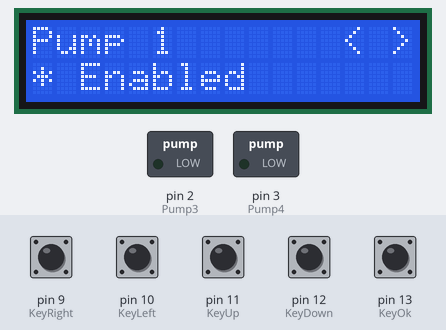
The sketch below on a simulated Arduino Uno, built with avr-gcc and run on an emulated ATmega328P. Shown: 16×2 character LCD, switched loads named in the sketch (green lamp = pin HIGH). Inputs (shaded band) come from the test bench; at power-on: pin 9 (KeyRight), pin 10 (KeyLeft), pin 11 (KeyUp), pin 12 (KeyDown), pin 13 (KeyOk) HIGH. What the sketch prints to the serial monitor is not drawn.

Above: at 1.3 s.
1.4 s: pin 12 (KeyDown) pulled LOW for 1 s
At 2.6 s:
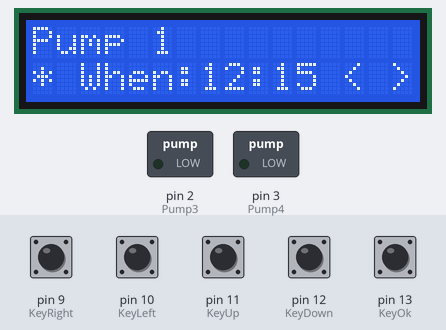
3.9 s: pin 12 (KeyDown) pulled LOW for 0.4 s
At 4.3 s:
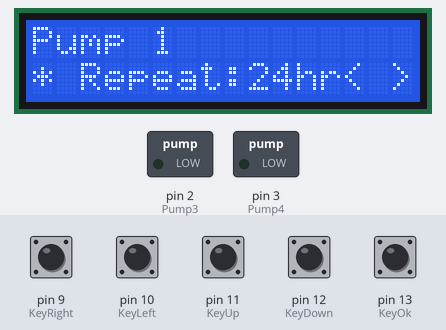
5.8 s: pin 12 (KeyDown) pulled LOW for 0.4 s
At 5.93 s:
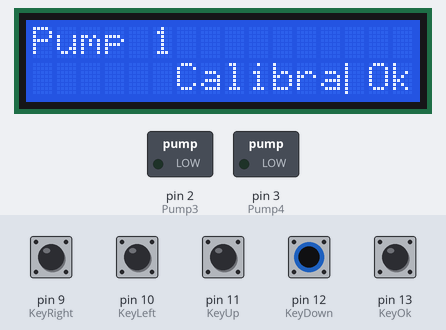
12.2 s: pin 11 (KeyUp) pulled LOW for 0.4 s
At 14.0 s:
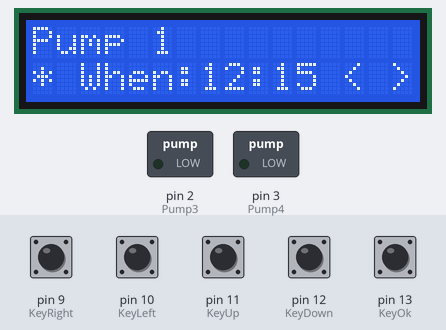
Timing chart, 0 to 15.1 s (numbered marks = the images above; inputs shaded):
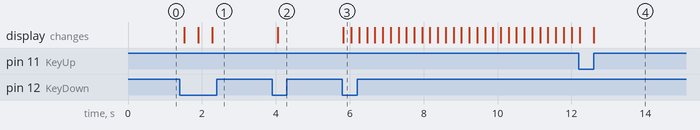

Measured:
- after the input at 1.4 s, the display: first changes after 0.12 s (image 1 shows a later state)
- after the input at 3.9 s, the display: changes after 0.15 s (image 2)
- after the input at 5.8 s, the display: changes at once (image 3)
- after the input at 12.2 s, the display: first changes at once (image 4 shows a later state)

The sketch:

4x_dosing_pump_controller_v0.1.ino
```cpp
#include <Wire.h>
#include <LiquidCrystal_I2C.h>

// Set the LCD address to 0x27 for a 16 chars and 2 line display
LiquidCrystal_I2C lcd(0x27, 16, 2);
// long line to scroll
char * LargeText = "      Calibrate the pump by manually dispensing 100ml of liquid      ";
int iLineNumber = 1;// Line number to show your string (Either 0 or 1)
int iCursor = 0;
int charsOnScreen = 13;// how many characters the message will take on screen

#define KeyOk 13 //connect wire 1 to pin 13
#define KeyDown 12 //connect wire 2 to pin 12
#define KeyUp 11 //connect wire 3 to pin 11
#define KeyLeft 10 //connect wire 4 to pin 10
#define KeyRight 9 //connect wire 4 to pin 5
#define Pump1 0 //connect wire 1 to pin 0
#define Pump2 1 //connect wire 1 to pin 1
#define Pump3 2 //connect wire 1 to pin 2
#define Pump4 3 //connect wire 1 to pin 3

int MenuPage =10;
int MenuPageOld =10;
int SelectedPump = 1;

int Pump1Vol = 10;
int Pump2Vol = 20;
int Pump3Vol = 30;
int Pump4Vol = 40;

String Pump1Name = "Pump 1";
String Pump2Name = "Pump 2";
String Pump3Name = "Pump 3";
String Pump4Name = "Pump 4";

bool Pump1State = true;
bool Pump2State = true;
bool Pump3State = false;
bool Pump4State = false;

bool Pump1Calibrating = false;
bool Pump2Calibrating = false;
bool Pump3Calibrating = false;
bool Pump4Calibrating = false;

// custom characters
byte PlayChar[] = {
  B10000,
  B11000,
  B11100,
  B11110,
  B11110,
  B11100,
  B11000,
  B10000
};
byte WallChar[] = {
  B10000,
  B10000,
  B10000,
  B10000,
  B10000,
  B10000,
  B10000,
  B10000
};
void setup() {
  Serial.begin(9600);
  // set pins as inputs
  pinMode(KeyOk, INPUT_PULLUP);
  pinMode(KeyDown, INPUT_PULLUP);
  pinMode(KeyUp, INPUT_PULLUP);
  pinMode(KeyLeft, INPUT_PULLUP);
  pinMode(KeyRight, INPUT_PULLUP);
  // set pins as outputs
  pinMode(Pump1, OUTPUT);
  pinMode(Pump2, OUTPUT);
  pinMode(Pump3, OUTPUT);
  pinMode(Pump4, OUTPUT);
  // initialize the LCD
  lcd.begin();
  lcd.createChar(0, PlayChar);
  lcd.createChar(1, WallChar);
  // Turn on the blacklight and print a message.
  MenuDisplay(MenuPage);
}

void loop() {
  int KeyOkS = digitalRead(KeyOk);// read if KeyOk is pressed
  int KeyDownS = digitalRead(KeyDown);// read if KeyDown is pressed
  int KeyUpS = digitalRead(KeyUp);// read if KeyUp is pressed
  int KeyLeftS = digitalRead(KeyLeft);// read if KeyLeft is pressed
  int KeyRightS = digitalRead(KeyRight);// read if KeyRight is pressed

  //Change menu
    if(!KeyOkS)
  {
     switch (MenuPage)
     {
        case 10:
          MenuPage = 10;
          break;
        case 11:
          MenuPage = 10;
          break;
        case 12:
          MenuPage = 10;
          break;
        case 13:
          MenuPage = 10;
          break;
        case 14:
          MenuPage = 10;
          break;
        case 15:
          MenuPage = 10;
          break;
     }
  }
  if(!KeyDownS)
  {
     switch (MenuPage)
     {
        case 10:
          MenuPage = 11;
          break;
        case 11:
          MenuPage = 12;
          break;
        case 12:
          MenuPage = 13;
          break;
        case 13:
          MenuPage = 14;
          break;
        case 14:
          MenuPage = 15;
          break;
        case 15:
          //TODO
          break;
     }
  }
  if(!KeyUpS)
  {
     switch (MenuPage)
     {
        //case 10:
          //TODO
          break;
        case 11:
          MenuPage = 10;
          break;
        case 12:
          MenuPage = 11;
          break;
        case 13:
          MenuPage = 12;
          break;
        case 14:
          MenuPage = 13;
          break;
        case 15:
          MenuPage = 14;
          break;
     }
  }
  if(!KeyLeftS)
  {
     switch (MenuPage)
     {
        case 10:
          ChangeSelectedPump('L');
          break;
        case 11:
          ChangePumpState();
          break;
        case 12:
          ChangeSelectedPumpVol('L');
          break;
        case 13:
          //TODO
          break;
        case 14:
          //TODO
          break;
        case 15:
          //TODO
          break;
     }
  }
  if(!KeyRightS)
  {
     switch (MenuPage)
     {
        case 10:
          ChangeSelectedPump('R');
          break;
        case 11:
          ChangePumpState();
          break;
        case 12:
          ChangeSelectedPumpVol('R');
          break;
        case 13:
          //TODO
          break;
        case 14:
          //TODO
          break;
        case 15:
          //TODO
          break;
     }
  }

  if(MenuPage != MenuPageOld)
  {
      MenuDisplay(MenuPage);
      MenuPageOld = MenuPage;
  }
       if(!KeyOkS){
      Serial.println("key Ok is pressed");
     }
     if(!KeyDownS){
      Serial.println("key Down is pressed");
            Serial.print("MenuPage:");
            Serial.print(MenuPage);
            Serial.println();
            Serial.print("SelectedPump:");
            Serial.print(SelectedPump);
            Serial.print(SelectedPumpState());
            Serial.println();
     }
     if(!KeyUpS){
      Serial.println("key Up is pressed");
            Serial.print("MenuPage:");
            Serial.print(MenuPage);
            Serial.println();
            Serial.print("SelectedPump:");
            Serial.print(SelectedPump);
            Serial.print(SelectedPumpState());
            Serial.println();
     }
     if(!KeyLeftS){
      Serial.println("key Left is pressed");
            Serial.print("MenuPage:");
            Serial.print(MenuPage);
            Serial.println();
            Serial.print("SelectedPump:");
            Serial.print(SelectedPump);
            Serial.print(SelectedPumpState());
            Serial.println();
     }
     if(!KeyRightS){
      Serial.println("key Right is pressed");
            Serial.print("MenuPage:");
            Serial.print(MenuPage);
            Serial.println();
            Serial.print("SelectedPump:");
            Serial.print(SelectedPump);
            Serial.print(SelectedPumpState());
            Serial.println();
     }
     if (MenuPage == 12 && !KeyRightS || MenuPage == 12 && !KeyLeftS )
     {
        delay(100);
     }
     else if(MenuPage == 15 && !Pump1Calibrating && !Pump2Calibrating && !Pump3Calibrating && !Pump4Calibrating)
     {
        UpdateLCDDisplay(); // Scoll text by 1 character
        delay(200);
     }
     else
     {
        delay(350);
     }

}//--------------- End of loop() loop ---------------------

// Enable Disable Pumps
void ChangePumpState()
{
  if(SelectedPump == 1)
  {
    if(!Pump1State) Pump1State = true;
    else if(Pump1State) Pump1State = false;
  }
  else if(SelectedPump == 2)
  {
    if(!Pump2State) Pump2State = true;
    else if(Pump2State) Pump2State = false;
  }
  else if(SelectedPump == 3)
  {
    if(!Pump3State) Pump3State = true;
    else if(Pump3State) Pump3State = false;
  }
  else if(SelectedPump == 4)
  {
    if(!Pump4State) Pump4State = true;
    else if(Pump4State) Pump4State = false;
  }
  MenuDisplay(MenuPage);
}

//change selected pump
void ChangeSelectedPump(char Direction)
{
  if (Direction == 'L' && SelectedPump > 1)
  {
    SelectedPump = SelectedPump -1;
  }
  else if (Direction == 'R' && SelectedPump < 4)
  {
    SelectedPump = SelectedPump +1;
  }
  MenuDisplay(MenuPage);
}

//change selected pump dispensed volume
void ChangeSelectedPumpVol(char Direction)
{
  int volume = SelectedPumpVol();
  if (Direction == 'L' && volume > 1)
  {
    volume = volume -1;
  }
  else if (Direction == 'R' && volume < 500)
  {
    volume = volume +1;
  }

  switch (SelectedPump)
  {
    case 1:
      Pump1Vol = volume;
      break;
    case 2:
      Pump2Vol = volume;
      break;
    case 3:
      Pump3Vol = volume;
      break;
    case 4:
      Pump4Vol = volume;
      break;
  }
  MenuDisplay(MenuPage);
}
//Print Selected Pump Name
String SelectedPumpName()
{
  String str = "";
  if (SelectedPump == 1)str = Pump1Name;
  else if (SelectedPump == 2)str = Pump2Name;
  else if (SelectedPump == 3)str = Pump3Name;
  else if (SelectedPump == 4)str = Pump4Name;
  return str;
}
String SelectedPumpState()
{
  String str = "";
  if (SelectedPump == 1)
  {
    if (Pump1State)str = "Enabled";
    else str = "Disabled";
  }
  else if (SelectedPump == 2)
  {
    if (Pump2State)str = "Enabled";
    else str = "Disabled";
  }
  else if (SelectedPump == 3)
  {
    if (Pump3State)str = "Enabled";
    else str = "Disabled";
  }
  else if (SelectedPump == 4)
  {
    if (Pump4State)str = "Enabled";
    else str = "Disabled";
  }
  return str;
}
int SelectedPumpVol()
{
  int vol = 0;
  if (SelectedPump == 1)vol = Pump1Vol;
  else if (SelectedPump == 2)vol = Pump2Vol;
  else if (SelectedPump == 3)vol = Pump3Vol;
  else if (SelectedPump == 4)vol = Pump4Vol;
  return vol;
}
// refresh display
// scrolling line
void UpdateLCDDisplay()
{
  int iLenOfLargeText = strlen(LargeText);// Calculate lenght of string.
  if (iCursor == (iLenOfLargeText - 1) )// Reset variable for rollover effect.
  {
    iCursor = 0;
  }
  //lcd.clear();
  lcd.setCursor(0,iLineNumber);

  if(iCursor < iLenOfLargeText - charsOnScreen)// This loop exicuted for normal 16 characters.
  {
    for (int iChar = iCursor; iChar < iCursor + charsOnScreen ; iChar++)
    {
      lcd.print(LargeText[iChar]);
    }
  }
  else
  {
    for (int iChar = iCursor; iChar < (iLenOfLargeText - 1) ; iChar++)//  This code takes care of printing charecters of current string.
    {
      lcd.print(LargeText[iChar]);
    }
    for (int iChar = 0; iChar <= charsOnScreen - (iLenOfLargeText - iCursor); iChar++)//  Reamining charecter will be printed by this loop.
    {
      lcd.print(LargeText[iChar]);
    }
  }
  iCursor++;
}
void MenuDisplay(int page)
{
    switch (page)
    {
      case 10:
        lcd.clear();
        lcd.setCursor(0,0);
        lcd.print(SelectedPumpName());
        lcd.setCursor(13,0);
        lcd.print("< >");
        lcd.setCursor(0,1);
        lcd.print("* " + SelectedPumpState());
        break;
      case 11:
        lcd.clear();
        lcd.setCursor(0,0);
        lcd.print(SelectedPumpName());
        lcd.setCursor(0,1);
        lcd.print("* " + SelectedPumpState());
        lcd.setCursor(13,1);
        lcd.print("< >");
        break;
      case 12:
        lcd.clear();
        lcd.setCursor(0,0);
        lcd.print(SelectedPumpName());
        lcd.setCursor(0,1);
        lcd.print("* Vol:" + String(SelectedPumpVol()) + "ml");
        lcd.setCursor(13,1);
        lcd.print("< >");
        break;
      case 13:
        lcd.clear();
        lcd.setCursor(0,0);
        lcd.print(SelectedPumpName());
        lcd.setCursor(0,1);
        lcd.print("* When:" "12:15");
        lcd.setCursor(13,1);
        lcd.print("< >");
        break;
      case 14:
        lcd.clear();
        lcd.setCursor(0,0);
        lcd.print(SelectedPumpName());
        lcd.setCursor(0,1);
        lcd.print("* Repeat:" "24hrs.");
        lcd.setCursor(13,1);
        lcd.print("< >");
        break;
      case 15:
        lcd.clear();
        lcd.setCursor(0,0);
        lcd.print(SelectedPumpName());
        lcd.setCursor(0,1);
        lcd.setCursor(13,1);
        lcd.write(1);
        lcd.setCursor(14,1);
        lcd.print("Ok");
        break;
    }

}
```
